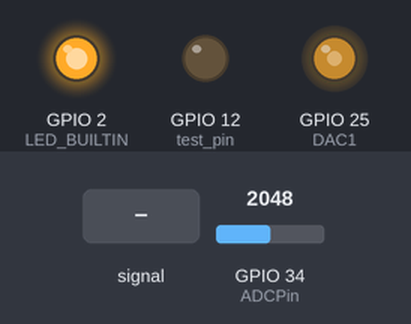
Recording of a program running on a simulated ESP32. On the bench: output pins drawn as LEDs (lit = HIGH). The test bench sets the inputs (shaded band); at power-on: GPIO 34 (ADCPin) = 2048.

Above: at 0.8 s.
0.9 s: GPIO 34 (ADCPin) fed a 200 Hz sine of ±1023 counts around its level
3.9 s: GPIO 34 (ADCPin) fed a 1000 Hz sine of ±1023 counts around its level
Timing chart, 0 to 4.4 s (numbered marks = the images above; inputs shaded):
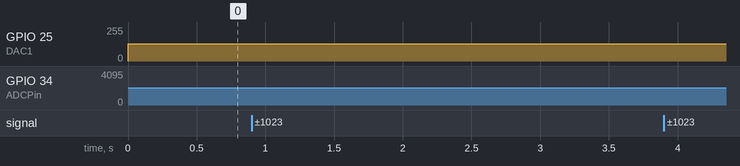

The program:

main.cpp
```cpp
#include "Arduino.h"
#define DEBUG_OFF 0
#define DEBUG_ON 1

#define debug DEBUG_ON

#define debug_message(fmt, ...)          \
  do                                     \
  {                                      \
    if (debug)                           \
      Serial.printf(fmt, ##__VA_ARGS__); \
  } while (0)

#define DAC1 25
#define ADCPin 34
#define test_pin 12

#define Tsample 100 // tiempo de muestreo en useg
#include "coef.h"

int ADCValue = 0; // Variable auxiliar para leer el ADC

hw_timer_t *timer = NULL;
void IRAM_ATTR onTimer();
double input[M + 1]; // Vector para guardar la entrada
double y;            // valor para cada Salida
double in_buf[2] = {0, 0};
double out_buf[2] = {0, 0};
// Respuesta impulsiva del filtro, la cambie a un pasatodo.

double fir(const int M, const double *h, double *input_buff, double x);
double iir(double *input_buff, double *output_buff, double x);

void setup()
{
  pinMode(LED_BUILTIN, OUTPUT);
  pinMode(test_pin, OUTPUT);
  digitalWrite(LED_BUILTIN, 1);
  // https://espressif-docs.readthedocs-hosted.com/projects/arduino-esp32/en/latest/api/timer.html
  timer = timerBegin(0, 80, true);             // Genera el timer con un divisor de 80 tiempo por cada tick = 80/fclk=80/240MHz
  timerAttachInterrupt(timer, &onTimer, true); // Le pegamos al timer la interrupcion
  // Programamos el disparo de la interrupcion para que se dispare cada Tsample ticks (Tsample esta en useg en este caso)
  timerAlarmWrite(timer, Tsample, true);
  timerAlarmEnable(timer); // Habilitamos la alarma

  delay(1000);
}

void loop()
{
}

void IRAM_ATTR onTimer()
{ // Timer interrupt

  dacWrite(DAC1, (uint8_t)(y));
  ADCValue = analogRead(ADCPin); // 3 Nibbles (12 bits ADC)
  ADCValue >>= 4;                // Keep Most significant byte para que sea de 8 bits porq pinto (asi esta el ejemplo)
  ADCValue -= 128;               // Substract DC component

  // y = fir(M, h, input, ADCValue); // Recordar modificar esto
  y = iir(in_buf, out_buf, ADCValue); // Recordar modificar esto

  y += 128; // Add DC component
}

/*=====================================
* fir.c - FIR filter in direct form
*=====================================
* Usage: y = fir(M, h, w, x);
*
* h = filter impulse response
* w = state
* x = input sample
* M = filter order
* y = Output Sample

* Basicamente esta funcion agarra y va haciendo la convolucion entre la entrada y la h(n)
* Toma la entrada nueva x y la agrega al buffer w, convoluciona con la h para tener la salida y
* despues corre el buffer un lugar para tenerlo listo para la otra iteracion.
* Se puede usar para implementar nuestros filtros FIR, pero por ahi seria mejor hacerlo por taps(me parece mas divertido)
*/

double fir(const int M, const double *h, double *w, double x)
{

  int i;
  double y; /* output sample */
  w[0] = x; /* read current input sample \(x\) */

  for (y = 0, i = 0; i <= M; i++)
    y += h[i] * w[i]; /* compute current output sample \(y\) */

  for (i = M; i >= 1; i--) /* update states for next call */
    w[i] = w[i - 1];       /* done in reverse order */

  return y;
}

double iir(double *input_buff, double *output_buff, double x)
{
  double y; /* output sample */
  double a1 = -1.5371322893124;
  double a2 = 0.9025;
  double G = 0.0354409987789045;

  y = (x - input_buff[1]) * G - a1 * output_buff[0] - a2 * output_buff[1];

  input_buff[1] = input_buff[0];
  input_buff[0] = x;
  output_buff[1] = output_buff[0];
  output_buff[0] = y;

  return y;
}
```

coef.h
```cpp
double h[] = {-0.006035346184459934, -0.003950733355402975, -0.0010038609734421577, 0.000402156114764769, -0.0017411525451919293, -0.0076139514859541, -0.014961825428722238, -0.0198825410784284, -0.01881330365010401, -0.010741610364505562, 0.0016681016607575714, 0.012935132459297609, 0.017490566504672886, 0.013017466215215762, 0.002551745074626921, -0.006130932293064116, -0.004032056489144346, 0.014059779431749606, 0.04554381054165799, 0.07931813685787473, 0.0993731023781993, 0.09152773712009792, 0.05042614311435202, -0.016554362151537157, -0.09066820962489419, -0.14829459880560072, 0.8300000000000001, -0.14829459880560072, -0.09066820962489419, -0.016554362151537157, 0.05042614311435202, 0.09152773712009792, 0.0993731023781993, 0.07931813685787473, 0.04554381054165799, 0.014059779431749606, -0.004032056489144346, -0.006130932293064116, 0.002551745074626921, 0.013017466215215762, 0.017490566504672886, 0.012935132459297609, 0.0016681016607575714, -0.010741610364505562, -0.01881330365010401, -0.0198825410784284, -0.014961825428722238, -0.0076139514859541, -0.0017411525451919293, 0.000402156114764769, -0.0010038609734421577, -0.003950733355402975, -0.006035346184459934};
const int M = 52;
```
